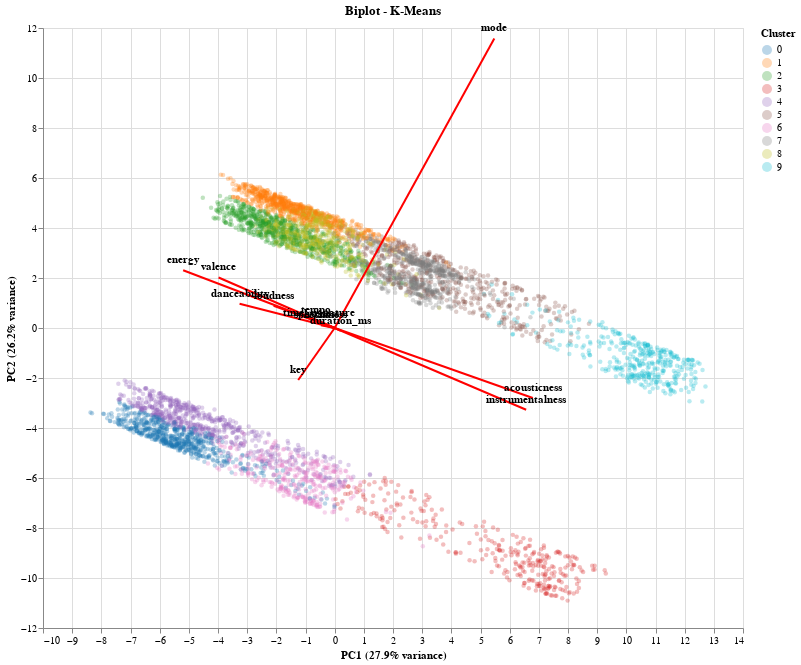

Here is the notebook cell this chart was saved with:
### Code cell
# Get PCA loadings (how original features contribute to PCs)
loadings = pca.components_.T * np.sqrt(pca.explained_variance_)

# Create DataFrame with loadings
loadings_df = pd.DataFrame(
    loadings,
    columns=['PC1', 'PC2'],
    index=X_normalized.columns
)

# Scale loadings for visualization
scale_factor = 3
loadings_df_scaled = loadings_df * scale_factor

# Add feature names
loadings_df_scaled['feature'] = loadings_df_scaled.index

# Create arrows for loadings
loadings_chart_data = []
for feature in loadings_df_scaled.index:
    loadings_chart_data.append({
        'feature': feature,
        'x': 0,
        'y': 0,
        'x2': loadings_df_scaled.loc[feature, 'PC1'],
        'y2': loadings_df_scaled.loc[feature, 'PC2']
    })

loadings_chart_df = pd.DataFrame(loadings_chart_data)

# Create the biplot with current iteration clusters
base_points = alt.Chart(plot_df).mark_circle(size=20, opacity=0.3).encode(
    x=alt.X('PC1:Q', title=f'PC1 ({variance_explained[0]:.1%} variance)'),
    y=alt.Y('PC2:Q', title=f'PC2 ({variance_explained[1]:.1%} variance)'),
    color=alt.Color('cluster:N', title='Cluster', scale=alt.Scale(scheme='category10'))
)

# Create arrows for loadings
arrows = alt.Chart(loadings_chart_df).mark_rule(strokeWidth=2, color='red').encode(
    x='x:Q',
    y='y:Q',
    x2='x2:Q',
    y2='y2:Q'
)

# Create text labels for loadings
labels = alt.Chart(loadings_chart_df).mark_text(
    align='center',
    baseline='middle',
    dx=0,
    dy=-10,
    fontSize=11,
    fontWeight='bold'
).encode(
    x='x2:Q',
    y='y2:Q',
    text='feature:N'
)

# Combine all layers
biplot = (base_points + arrows + labels).properties(
    title=f'Biplot - K-Means',
    width=700,
    height=600
)

biplot

### Figure 1 — Vega-Lite specification as saved in the notebook (floating-point values rounded to 4 significant figures; data arrays with more than 128 entries replaced by an {"elided": "..."} marker saying what was removed)
{"config": {"view": {"continuousWidth": 300, "continuousHeight": 300}}, "layer": [{"data": {"name": "data-1c7e0e8a1a6e52faf915389b398f91a1"}, "mark": {"type": "circle", "opacity": 0.3, "size": 20}, "encoding": {"color": {"field": "cluster", "scale": {"scheme": "category10"}, "title": "Cluster", "type": "nominal"}, "x": {"field": "PC1", "title": "PC1 (27.9% variance)", "type": "quantitative"}, "y": {"field": "PC2", "title": "PC2 (26.2% variance)", "type": "quantitative"}}}, {"data": {"name": "data-104c4920c65b2b95153b38bdf0a4831c"}, "mark": {"type": "rule", "color": "red", "strokeWidth": 2}, "encoding": {"x": {"field": "x", "type": "quantitative"}, "x2": {"field": "x2"}, "y": {"field": "y", "type": "quantitative"}, "y2": {"field": "y2"}}}, {"data": {"name": "data-104c4920c65b2b95153b38bdf0a4831c"}, "mark": {"type": "text", "align": "center", "baseline": "middle", "dx": 0, "dy": -10, "fontSize": 11, "fontWeight": "bold"}, "encoding": {"text": {"field": "feature", "type": "nominal"}, "x": {"field": "x2", "type": "quantitative"}, "y": {"field": "y2", "type": "quantitative"}}}], "height": 600, "title": "Biplot - K-Means", "width": 700, "$schema": "https://vega.github.io/schema/vega-lite/v5.20.1.json", "datasets": {"data-1c7e0e8a1a6e52faf915389b398f91a1": {"elided": "5235 records"}, "data-104c4920c65b2b95153b38bdf0a4831c": [{"feature": "danceability", "x": 0, "y": 0, "x2": -3.261, "y2": 0.969}, {"feature": "energy", "x": 0, "y": 0, "x2": -5.195, "y2": 2.309}, {"feature": "key", "x": 0, "y": 0, "x2": -1.25, "y2": -2.079}, {"feature": "loudness", "x": 0, "y": 0, "x2": -2.094, "y2": 0.8855}, {"feature": "mode", "x": 0, "y": 0, "x2": 5.474, "y2": 11.58}, {"feature": "speechiness", "x": 0, "y": 0, "x2": -0.4699, "y2": 0.1135}, {"feature": "acousticness", "x": 0, "y": 0, "x2": 6.794, "y2": -2.799}, {"feature": "instrumentalness", "x": 0, "y": 0, "x2": 6.566, "y2": -3.268}, {"feature": "liveness", "x": 0, "y": 0, "x2": -0.4667, "y2": 0.1612}, {"feature": "valence", "x": 0, "y": 0, "x2": -3.981, "y2": 2.021}, {"feature": "tempo", "x": 0, "y": 0, "x2": -0.6383, "y2": 0.3264}, {"feature": "duration_ms", "x": 0, "y": 0, "x2": 0.2106, "y2": -0.1105}, {"feature": "time_signature", "x": 0, "y": 0, "x2": -0.5256, "y2": 0.2135}]}}
